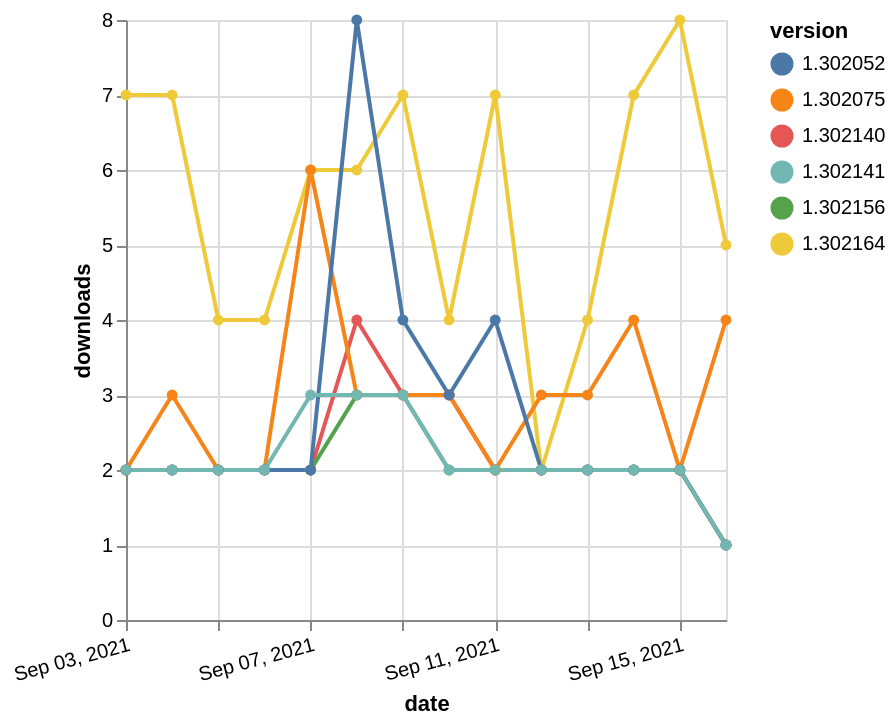

Express this chart as Vega-Lite.
### Vega-Lite specification from a JSON file in a GitHub repository (floating-point values rounded to 4 significant figures)
{"$schema": "https://vega.github.io/schema/vega-lite/v5.json", "description": "A simple bar chart with embedded data.", "data": {"values": [{"date": "2021-09-03", "total": 3214, "delta": 7, "version": "1.302164"}, {"date": "2021-09-04", "total": 3221, "delta": 7, "version": "1.302164"}, {"date": "2021-09-05", "total": 3225, "delta": 4, "version": "1.302164"}, {"date": "2021-09-06", "total": 3229, "delta": 4, "version": "1.302164"}, {"date": "2021-09-07", "total": 3235, "delta": 6, "version": "1.302164"}, {"date": "2021-09-08", "total": 3241, "delta": 6, "version": "1.302164"}, {"date": "2021-09-09", "total": 3248, "delta": 7, "version": "1.302164"}, {"date": "2021-09-10", "total": 3252, "delta": 4, "version": "1.302164"}, {"date": "2021-09-11", "total": 3259, "delta": 7, "version": "1.302164"}, {"date": "2021-09-12", "total": 3261, "delta": 2, "version": "1.302164"}, {"date": "2021-09-13", "total": 3265, "delta": 4, "version": "1.302164"}, {"date": "2021-09-14", "total": 3272, "delta": 7, "version": "1.302164"}, {"date": "2021-09-15", "total": 3280, "delta": 8, "version": "1.302164"}, {"date": "2021-09-16", "total": 3285, "delta": 5, "version": "1.302164"}, {"date": "2021-09-03", "total": 2935, "delta": 2, "version": "1.302140"}, {"date": "2021-09-04", "total": 2937, "delta": 2, "version": "1.302140"}, {"date": "2021-09-05", "total": 2939, "delta": 2, "version": "1.302140"}, {"date": "2021-09-06", "total": 2941, "delta": 2, "version": "1.302140"}, {"date": "2021-09-07", "total": 2943, "delta": 2, "version": "1.302140"}, {"date": "2021-09-08", "total": 2947, "delta": 4, "version": "1.302140"}, {"date": "2021-09-09", "total": 2950, "delta": 3, "version": "1.302140"}, {"date": "2021-09-10", "total": 2953, "delta": 3, "version": "1.302140"}, {"date": "2021-09-11", "total": 2955, "delta": 2, "version": "1.302140"}, {"date": "2021-09-12", "total": 2957, "delta": 2, "version": "1.302140"}, {"date": "2021-09-13", "total": 2959, "delta": 2, "version": "1.302140"}, {"date": "2021-09-14", "total": 2961, "delta": 2, "version": "1.302140"}, {"date": "2021-09-15", "total": 2963, "delta": 2, "version": "1.302140"}, {"date": "2021-09-16", "total": 2964, "delta": 1, "version": "1.302140"}, {"date": "2021-09-03", "total": 3138, "delta": 2, "version": "1.302156"}, {"date": "2021-09-04", "total": 3140, "delta": 2, "version": "1.302156"}, {"date": "2021-09-05", "total": 3142, "delta": 2, "version": "1.302156"}, {"date": "2021-09-06", "total": 3144, "delta": 2, "version": "1.302156"}, {"date": "2021-09-07", "total": 3146, "delta": 2, "version": "1.302156"}, {"date": "2021-09-08", "total": 3149, "delta": 3, "version": "1.302156"}, {"date": "2021-09-09", "total": 3152, "delta": 3, "version": "1.302156"}, {"date": "2021-09-10", "total": 3154, "delta": 2, "version": "1.302156"}, {"date": "2021-09-11", "total": 3156, "delta": 2, "version": "1.302156"}, {"date": "2021-09-12", "total": 3158, "delta": 2, "version": "1.302156"}, {"date": "2021-09-13", "total": 3160, "delta": 2, "version": "1.302156"}, {"date": "2021-09-14", "total": 3162, "delta": 2, "version": "1.302156"}, {"date": "2021-09-15", "total": 3164, "delta": 2, "version": "1.302156"}, {"date": "2021-09-16", "total": 3165, "delta": 1, "version": "1.302156"}, {"date": "2021-09-03", "total": 8875, "delta": 2, "version": "1.302075"}, {"date": "2021-09-04", "total": 8878, "delta": 3, "version": "1.302075"}, {"date": "2021-09-05", "total": 8880, "delta": 2, "version": "1.302075"}, {"date": "2021-09-06", "total": 8882, "delta": 2, "version": "1.302075"}, {"date": "2021-09-07", "total": 8888, "delta": 6, "version": "1.302075"}, {"date": "2021-09-08", "total": 8891, "delta": 3, "version": "1.302075"}, {"date": "2021-09-09", "total": 8894, "delta": 3, "version": "1.302075"}, {"date": "2021-09-10", "total": 8897, "delta": 3, "version": "1.302075"}, {"date": "2021-09-11", "total": 8899, "delta": 2, "version": "1.302075"}, {"date": "2021-09-12", "total": 8902, "delta": 3, "version": "1.302075"}, {"date": "2021-09-13", "total": 8905, "delta": 3, "version": "1.302075"}, {"date": "2021-09-14", "total": 8909, "delta": 4, "version": "1.302075"}, {"date": "2021-09-15", "total": 8911, "delta": 2, "version": "1.302075"}, {"date": "2021-09-16", "total": 8915, "delta": 4, "version": "1.302075"}, {"date": "2021-09-03", "total": 5538, "delta": 2, "version": "1.302052"}, {"date": "2021-09-04", "total": 5540, "delta": 2, "version": "1.302052"}, {"date": "2021-09-05", "total": 5542, "delta": 2, "version": "1.302052"}, {"date": "2021-09-06", "total": 5544, "delta": 2, "version": "1.302052"}, {"date": "2021-09-07", "total": 5546, "delta": 2, "version": "1.302052"}, {"date": "2021-09-08", "total": 5554, "delta": 8, "version": "1.302052"}, {"date": "2021-09-09", "total": 5558, "delta": 4, "version": "1.302052"}, {"date": "2021-09-10", "total": 5561, "delta": 3, "version": "1.302052"}, {"date": "2021-09-11", "total": 5565, "delta": 4, "version": "1.302052"}, {"date": "2021-09-12", "total": 5567, "delta": 2, "version": "1.302052"}, {"date": "2021-09-13", "total": 5569, "delta": 2, "version": "1.302052"}, {"date": "2021-09-14", "total": 5571, "delta": 2, "version": "1.302052"}, {"date": "2021-09-15", "total": 5573, "delta": 2, "version": "1.302052"}, {"date": "2021-09-16", "total": 5574, "delta": 1, "version": "1.302052"}, {"date": "2021-09-03", "total": 2241, "delta": 2, "version": "1.302141"}, {"date": "2021-09-04", "total": 2243, "delta": 2, "version": "1.302141"}, {"date": "2021-09-05", "total": 2245, "delta": 2, "version": "1.302141"}, {"date": "2021-09-06", "total": 2247, "delta": 2, "version": "1.302141"}, {"date": "2021-09-07", "total": 2250, "delta": 3, "version": "1.302141"}, {"date": "2021-09-08", "total": 2253, "delta": 3, "version": "1.302141"}, {"date": "2021-09-09", "total": 2256, "delta": 3, "version": "1.302141"}, {"date": "2021-09-10", "total": 2258, "delta": 2, "version": "1.302141"}, {"date": "2021-09-11", "total": 2260, "delta": 2, "version": "1.302141"}, {"date": "2021-09-12", "total": 2262, "delta": 2, "version": "1.302141"}, {"date": "2021-09-13", "total": 2264, "delta": 2, "version": "1.302141"}, {"date": "2021-09-14", "total": 2266, "delta": 2, "version": "1.302141"}, {"date": "2021-09-15", "total": 2268, "delta": 2, "version": "1.302141"}, {"date": "2021-09-16", "total": 2269, "delta": 1, "version": "1.302141"}]}, "width": "container", "mark": {"type": "line", "point": {"filled": true}}, "encoding": {"x": {"field": "date", "type": "temporal", "timeUnit": "yearmonthdate", "title": "date", "axis": {"labelAngle": -15}}, "y": {"field": "delta", "type": "quantitative", "title": "downloads"}, "color": {"field": "version", "type": "nominal"}, "tooltip": {"field": "delta"}}}
